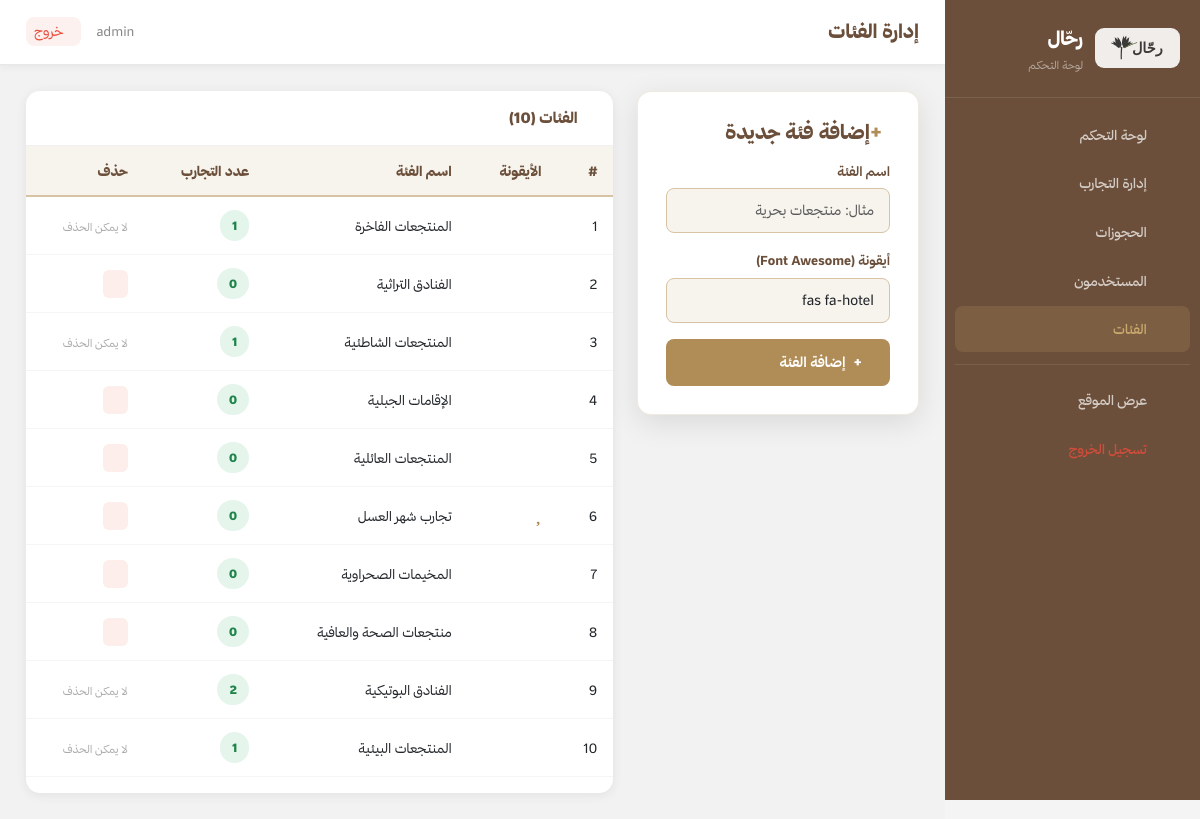
The app's page /admin/categories.php (signed in) with its own data.
### tables this page shows
CREATE TABLE categories (
    category_id INT AUTO_INCREMENT PRIMARY KEY,
    category_name VARCHAR(200) NOT NULL,
    category_icon VARCHAR(100) DEFAULT 'fas fa-hotel',
    created_at TIMESTAMP DEFAULT CURRENT_TIMESTAMP
);

### admin/categories.php (the view, shortened to what this page needs)
<?php
require_once '../includes/connection.php';
$cats=mysqli_fetch_all(mysqli_query($conn,"SELECT c.*,COUNT(e.experience_id) as ec FROM categories c LEFT JOIN experiences e ON c.category_id=e.category_id GROUP BY c.category_id ORDER BY c.category_id"),MYSQLI_ASSOC);
include 'includes/admin_header.php';
?>
<div class="row g-4">
    <div class="col-lg-4">
        <div class="booking-form-card">
            <h5 class="fw-800 text-brown mb-3"><i class="fas fa-plus ms-2 text-gold"></i>إضافة فئة جديدة</h5>
            <form method="POST">
                <div class="mb-3"><label class="form-lbl">اسم الفئة</label><input type="text" name="cat_name" class="form-control form-control-rahhal" placeholder="مثال: منتجعات بحرية"></div>
                <div class="mb-3"><label class="form-lbl">أيقونة (Font Awesome)</label><input type="text" name="cat_icon" class="form-control form-control-rahhal" placeholder="fas fa-hotel" value="fas fa-hotel"></div>
                <button type="submit" name="add_cat" class="btn-primary-rahhal w-100"><i class="fas fa-plus ms-1"></i>إضافة الفئة</button>
            </form>
        </div>
    </div>
    <div class="col-lg-8">
        <div class="table-card">
            <div class="table-card-head"><h5 class="fw-800 text-brown mb-0"><i class="fas fa-tags ms-2 text-gold"></i>الفئات (<?php echo count($cats); ?>)</h5></div>
            <div class="table-responsive">
                <table class="table table-rahhal">
                    <thead><tr><th>#</th><th>الأيقونة</th><th>اسم الفئة</th><th>عدد التجارب</th><th>حذف</th></tr></thead>
                    <tbody>
                        <?php foreach($cats as $cat): ?>
                        <tr>
                            <td><?php echo $cat['category_id']; ?></td>
                            <td><i class="<?php echo htmlspecialchars($cat['category_icon']); ?> text-gold fs-5"></i></td>
                            <td class="fw-700"><?php echo htmlspecialchars($cat['category_name']); ?></td>
                            <td><span class="badge-status badge-confirmed"><?php echo $cat['ec']; ?></span></td>
                            <td><?php if($cat['ec']==0): ?><a href="?delete=<?php echo $cat['category_id']; ?>" class="btn btn-sm btn-delete-exp" style="background:rgba(231,76,60,.1);color:#e74c3c;border:none;border-radius:6px;padding:5px 10px;font-family:'ThmanyahSans',sans-serif;font-size:12px;"><i class="fas fa-trash"></i></a><?php else: ?><span style="font-size:11px;color:#aaa;">لا يمكن الحذف</span><?php endif; ?></td>
                        </tr>
                        <?php endforeach; ?>
                    </tbody>
                </table>
            </div>
        </div>
    </div>
</div>
<?php include 'includes/admin_footer.php'; ?>

### assets/css/style.css (style rules this page uses)
:root { --beige: #D8C3A5; --brown: #6B4F3A; --olive: #78866B; --cream: #F7F3ED; --text: #2F2F2F; --gold: #B08D57; --gold-lt: #C9A96E; --white: #FFFFFF; --bg: #F5F5F5; --border: rgba(216,195,165,.35); --sh-sm: 0 2px 12px rgba(0,0,0,.07); --sh-md: 0 8px 30px rgba(0,0,0,.10); --sh-lg: 0 20px 60px rgba(0,0,0,.14); --r: 14px; --r-sm: 8px; --ease: all .28s ease; --font: 'ThmanyahSans','Tajawal',sans-serif; --dark-brown: #6B4F3A; --dark-text: #2F2F2F; --gold-light: #C9A96E; --radius: 14px; --radius-sm: 8px; --shadow-sm: 0 2px 12px rgba(0,0,0,.07); --shadow-md: 0 8px 30px rgba(0,0,0,.10); --shadow-lg: 0 20px 60px rgba(0,0,0,.14); }
*, *::before, *::after { box-sizing:border-box; margin:0; padding:0; }
html { scroll-behavior:smooth; }
body { font-family: var(--font); direction: rtl; color: var(--text); background: var(--white); line-height: 1.75; font-size: 15px; -webkit-font-smoothing: antialiased; }
a { text-decoration:none; color:inherit; }
.form-lbl { display:block; font-size:13px; font-weight:700; color:var(--brown); margin-bottom:6px; }
.table-card { background:var(--white); border-radius:var(--r); box-shadow:var(--sh-sm); overflow:hidden; }
.table-card-head { padding:18px 22px; border-bottom:1px solid #f0f0f0; display:flex; align-items:center; justify-content:space-between; }
.table-card-head h5 { font-size:15px; font-weight:800; color:var(--brown); margin:0; }
.text-gold { color:var(--gold) !important; }
.text-brown { color:var(--brown) !important; }
.fw-800 { font-weight:800 !important; }
.form-control-rahhal { border:1.5px solid var(--beige)!important; border-radius:var(--r-sm)!important; padding:11px 15px!important; font-family:var(--font)!important; font-size:14px!important; background:var(--cream)!important; transition:var(--ease)!important; }
.btn-primary-rahhal { background:var(--gold)!important; color:#fff!important; border:none!important; border-radius:var(--r-sm)!important; padding:11px 24px!important; font-family:var(--font)!important; font-weight:700!important; font-size:14px!important; cursor:pointer; transition:var(--ease)!important; display:inline-flex; align-items:center; gap:8px; text-decoration:none; }
.table-rahhal { font-family:var(--font); font-size:13.5px; width:100%; border-collapse:collapse; }
.table-rahhal thead th { background:var(--cream); color:var(--brown); font-weight:800; padding:13px 16px; text-align:right; white-space:nowrap; border-bottom:2px solid var(--beige); }
.table-rahhal tbody td { padding:13px 16px; border-bottom:1px solid #f5f5f5; vertical-align:middle; }
.badge-confirmed { background:rgba(39,174,96,.1); color:#27ae60; padding:5px 12px; border-radius:20px; font-size:11.5px; font-weight:700; display:inline-block; }
:root { --gold-light: var(--gold-lt); }
:root { --dark-brown: var(--brown); --radius-sm: var(--r-sm); --shadow-sm: var(--sh-sm); }
.info-card, .booking-form-card { background: #fff; border: 1px solid var(--border); border-radius: var(--r); box-shadow: var(--sh-sm); padding: 24px; }
.badge-status { border-radius: 999px; padding: 5px 12px; font-size: 12px; font-weight: 800; }
.badge-confirmed { background: rgba(39,174,96,.12); color: #1e8449; }
.row.g-4 > [class*="col-"] { margin-bottom:0; }
.booking-form-card { background:var(--white); border-radius:var(--r); padding:28px; box-shadow:var(--sh-md); }

### admin/includes/admin_header.php (style rules this page uses)
body,* { font-family:'ThmanyahSans','Tajawal',sans-serif!important; }
body { background:#f4f4f4; }

### records on screen
categories: category_id "1", category_name "المنتجعات الفاخرة", ec "1", shows "لا يمكن الحذف"
categories: category_id "2", category_name "الفنادق التراثية", ec "0"
categories: category_id "3", category_name "المنتجعات الشاطئية", ec "1", shows "لا يمكن الحذف"
categories: category_id "4", category_name "الإقامات الجبلية", ec "0"
categories: category_id "5", category_name "المنتجعات العائلية", ec "0"
categories: category_id "6", category_name "تجارب شهر العسل", ec "0"
categories: category_id "7", category_name "المخيمات الصحراوية", ec "0"
categories: category_id "8", category_name "منتجعات الصحة والعافية", ec "0"
categories: category_id "9", category_name "الفنادق البوتيكية", ec "2", shows "لا يمكن الحذف"
categories: category_id "10", category_name "المنتجعات البيئية", ec "1", shows "لا يمكن الحذف"

### other values on screen
$admin_title "إدارة الفئات"
$_SESSION['admin_username'] "admin"
count($cats) "10"
